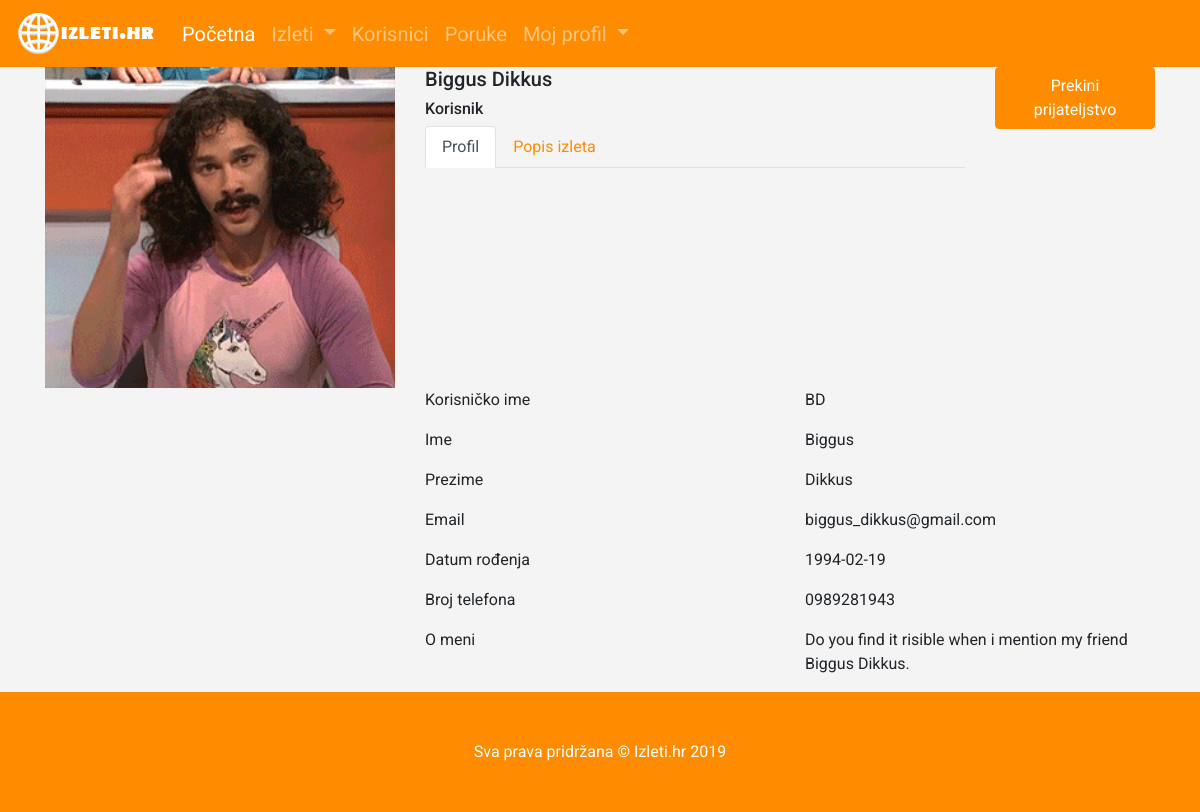
The page /user/BD (signed in) on the database its author committed.
### app/models.py (models this page shows, shortened)
class User(UserMixin, db.Model):
    id=db.Column(db.Integer,primary_key=True)
    username=db.Column(db.String(64), index=True, unique=True)
    email=db.Column(db.String(120), index=True, unique=True)
    password_hash=db.Column(db.String(128))
    ime=db.Column(db.String(50))
    prezime=db.Column(db.String(64))
    datum_rodjenja=db.Column(db.Date, nullable=True)
    broj_telefona=db.Column(db.String(20), nullable=True)
    o_meni=db.Column(db.String(400), nullable=True)
    profilna_slika=db.Column(db.String(300), default='korisnik.jpg')
    izleti = db.relationship('Izlet', backref='creator', lazy='dynamic')
    befriended=db.relationship(
        'User',secondary=friends,
        primaryjoin=(friends.c.befriender_id==id),
        secondaryjoin=(friends.c.befriended_id==id),
        backref=db.backref('friends',lazy='dynamic'),lazy='dynamic')
    def is_friends(self, user):
        return self.befriended.filter(
            friends.c.befriended_id == user.id).count() > 0

### app/routes.py (the view)
@app.route('/user/<username>')
@login_required
def user(username):
    user = User.query.filter_by(username=username).first_or_404()
    izleti=Izlet.query.filter(Izlet.creator_id==user.id)
    return render_template('user.html', user=user, izleti=izleti)

### app/models.py (called while the page is built)
@login.user_loader
def load_user(id):
    return User.query.get(int(id))

### app/templates/user.html (shortened to what this page needs)
{% extends "base.html" %}
{% block content %}
<div class="container emp-profile">
            <form method="post">
                <div class="row">
                    <div class="col-md-4">
                        <div class="profile-img">
                            {% if user.profilna_slika %}
                                <img style="height:100%;width:100%" src="{{ url_for('static', filename='img/' + user.profilna_slika) }}" />
                                {% else %}
                                <img  style="height:100%;width:100%" src="{{ url_for('static', filename='img/korisnik.jpg') }}" />
                                {% endif %}
                        </div>
                    </div>
                    <div class="col-md-6">
                        <div class="profile-head">
                                    <h5>
                                        {{user.ime}} {{user.prezime}}
                                    </h5>
                                    <h6>
                                        Korisnik
                                    </h6>
                            <ul class="nav nav-tabs" id="myTab" role="tablist">
                                <li class="nav-item">
                                    <a class="nav-link active" id="home-tab" data-toggle="tab" href="#home" role="tab" aria-controls="home" aria-selected="true">Profil</a>
                                </li>
                                <li class="nav-item">
                                    <a class="nav-link" id="profile-tab" data-toggle="tab" href="#profile" role="tab" aria-controls="profile" aria-selected="false">Popis izleta</a>
                                </li>
                            </ul>
                        </div>
                    </div>
                    <div class="col-md-2">
                        {% if user == current_user %}
                        <p><a class="btn btn-primary" href="{{ url_for('edit_profile') }}">Uredi profil</a></p>
                            {% elif not current_user.is_friends(user) %}
                        <p><a class="btn btn-primary" href="{{ url_for('befriend', username=user.username) }}">Dodaj za prijatelja</a></p>
                            {% else %}
                        <p><a  class="btn btn-primary" href="{{ url_for('unfriend', username=user.username) }}">Prekini prijateljstvo</a></p>
                            {% endif %}
                    </div>
                </div>
                <div class="row">
                    <div class="col-md-4">
                    </div>
                    <div class="col-md-8">
                        <div class="tab-content profile-tab" id="myTabContent">
                            <div class="tab-pane fade show active" id="home" role="tabpanel" aria-labelledby="home-tab">
                                        <div class="row">
                                            <div class="col-md-6">
                                                <label>Korisničko ime</label>
                                            </div>
                                            <div class="col-md-6">
                                                <p>{{user.username}}</p>
                                            </div>
                                        </div>
                                        <div class="row">
                                            <div class="col-md-6">
                                                <label>Ime</label>
                                            </div>
                                            <div class="col-md-6">
                                                <p>{{user.ime}}</p>
                                            </div>
                                        </div>
                                        <div class="row">
                                            <div class="col-md-6">
                                                <label>Prezime</label>
                                            </div>
                                            <div class="col-md-6">
                                                <p>{{user.prezime}}</p>
                                            </div>
                                        </div>
                                        <div class="row">
                                            <div class="col-md-6">
                                                <label>Email</label>
                                            </div>
                                            <div class="col-md-6">
                                                <p>{{user.email}}</p>
                                            </div>
                                        </div>
                                        <div class="row">
                                            <div class="col-md-6">
                                                <label>Datum rođenja</label>
                                            </div>
                                            <div class="col-md-6">
                                                <p>{{user.datum_rodjenja}}</p>
                                            </div>
                                        </div>
                                        <div class="row">
                                            <div class="col-md-6">
                                                <label>Broj telefona</label>
                                            </div>
                                            <div class="col-md-6">
                                                <p>{{user.broj_telefona}}</p>
                                            </div>
                                        </div>
                                        <div class="row">
                                            <div class="col-md-6">
                                                <label>O meni</label>
                                            </div>
                                            <div class="col-md-6">
                                                <p> {{user.o_meni}}</p>
                                            </div>
                                        </div>
                            </div>
                        </div>
                    </div>
                </div>
            </form>
        </div>
<footer class="py-5 bg-dark fixed navbar-padded">
    <div class="container">
      <p class="m-0 text-center text-white">Sva prava pridržana  © Izleti.hr 2019</p>
    </div>
 </footer>
{% endblock %}

### app/static/style_index.css (style rules this page uses)
body { font-family: 'Roboto', sans-serif; background-color: #f4f4f4; }
a { color:#FF8C00; }
.bg-dark { background-color: #FF8C00 !important; }
.btn-primary { background-color:#FF8C00; border-color:#FF8C00; }
html { -webkit-box-sizing: border-box; -moz-box-sizing: border-box; box-sizing: border-box; }
*, *:before, *:after { -webkit-box-sizing: inherit; -moz-box-sizing: inherit; box-sizing: inherit; }

### rows shown on the page
User: profilna_slika (picture), ime "Biggus", prezime "Dikkus", username "BD", email "biggus_dikkus@gmail.com", datum_rodjenja "1994-02-19", broj_telefona "0989281943", o_meni "Do you find it risible when i mention my friend Biggus Dikkus."
